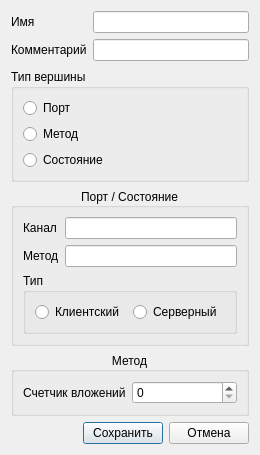
<?xml version="1.0" encoding="UTF-8"?>
<ui version="4.0">
 <class>VertAttrsDlg</class>
 <widget class="QDialog" name="VertAttrsDlg">
  <property name="geometry">
   <rect>
    <x>0</x>
    <y>0</y>
    <width>260</width>
    <height>455</height>
   </rect>
  </property>
  <property name="windowTitle">
   <string>Вершина</string>
  </property>
  <layout class="QVBoxLayout" name="verticalLayout_2">
   <item>
    <layout class="QFormLayout" name="formLayout">
     <item row="0" column="0">
      <widget class="QLabel" name="label">
       <property name="text">
        <string>Имя</string>
       </property>
      </widget>
     </item>
     <item row="1" column="0">
      <widget class="QLabel" name="label_2">
       <property name="text">
        <string>Комментарий</string>
       </property>
      </widget>
     </item>
     <item row="0" column="1">
      <widget class="QLineEdit" name="le_name"/>
     </item>
     <item row="1" column="1">
      <widget class="QLineEdit" name="le_rem"/>
     </item>
    </layout>
   </item>
   <item>
    <widget class="QGroupBox" name="groupBox">
     <property name="title">
      <string>Тип вершины</string>
     </property>
     <layout class="QVBoxLayout" name="verticalLayout">
      <item>
       <widget class="QRadioButton" name="rbPort">
        <property name="text">
         <string>Порт</string>
        </property>
       </widget>
      </item>
      <item>
       <widget class="QRadioButton" name="rbMethod">
        <property name="text">
         <string>Метод</string>
        </property>
       </widget>
      </item>
      <item>
       <widget class="QRadioButton" name="rbState">
        <property name="text">
         <string>Состояние</string>
        </property>
       </widget>
      </item>
     </layout>
    </widget>
   </item>
   <item>
    <widget class="QGroupBox" name="groupBox_2">
     <property name="title">
      <string>Порт / Состояние</string>
     </property>
     <property name="alignment">
      <set>Qt::AlignCenter</set>
     </property>
     <layout class="QFormLayout" name="formLayout_4">
      <item row="0" column="0">
       <widget class="QLabel" name="label_7">
        <property name="text">
         <string>Канал</string>
        </property>
       </widget>
      </item>
      <item row="0" column="1">
       <widget class="QLineEdit" name="le_chan"/>
      </item>
      <item row="1" column="0">
       <widget class="QLabel" name="label_6">
        <property name="text">
         <string>Метод</string>
        </property>
       </widget>
      </item>
      <item row="1" column="1">
       <widget class="QLineEdit" name="le_method"/>
      </item>
      <item row="2" column="0" colspan="2">
       <widget class="QGroupBox" name="groupBox_4">
        <property name="title">
         <string>Тип</string>
        </property>
        <layout class="QHBoxLayout" name="horizontalLayout_3">
         <item>
          <widget class="QRadioButton" name="rbCli">
           <property name="text">
            <string>Клиентский</string>
           </property>
          </widget>
         </item>
         <item>
          <widget class="QRadioButton" name="rbSrv">
           <property name="text">
            <string>Серверный</string>
           </property>
          </widget>
         </item>
        </layout>
       </widget>
      </item>
     </layout>
    </widget>
   </item>
   <item>
    <widget class="QGroupBox" name="groupBox_3">
     <property name="title">
      <string>Метод</string>
     </property>
     <property name="alignment">
      <set>Qt::AlignCenter</set>
     </property>
     <layout class="QFormLayout" name="formLayout_3">
      <item row="0" column="0">
       <widget class="QLabel" name="label_3">
        <property name="text">
         <string>Счетчик вложений</string>
        </property>
       </widget>
      </item>
      <item row="0" column="1">
       <widget class="QSpinBox" name="spCount"/>
      </item>
     </layout>
    </widget>
   </item>
   <item>
    <layout class="QHBoxLayout" name="horizontalLayout">
     <item>
      <spacer name="horizontalSpacer">
       <property name="orientation">
        <enum>Qt::Horizontal</enum>
       </property>
       <property name="sizeHint" stdset="0">
        <size>
         <width>40</width>
         <height>20</height>
        </size>
       </property>
      </spacer>
     </item>
     <item>
      <widget class="QPushButton" name="btnSave">
       <property name="text">
        <string>Сохранить</string>
       </property>
      </widget>
     </item>
     <item>
      <widget class="QPushButton" name="btnCancel">
       <property name="text">
        <string>Отмена</string>
       </property>
      </widget>
     </item>
    </layout>
   </item>
  </layout>
 </widget>
 <resources/>
 <connections/>
</ui>
